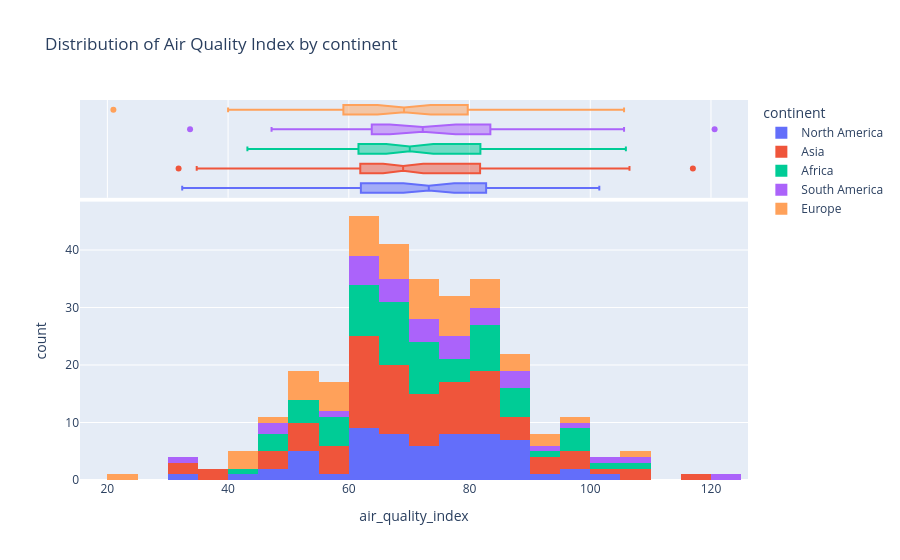

Notebook source saved alongside this figure:
### Code cell
px.histogram(df,x='air_quality_index',nbins=30,
             color='continent',
             marginal='box',
               title='Distribution of Air Quality Index by continent')

### Figure 1 — Plotly figure (JSON) as saved in the notebook; plotly's stock layout.template omitted (floating-point values rounded to 4 significant figures)
{"data": [{"bingroup": "x", "hovertemplate": "continent=North America<br>air_quality_index=%{x}<br>count=%{y}<extra></extra>", "legendgroup": "North America", "marker": {"color": "#636efa", "pattern": {"shape": ""}}, "name": "North America", "nbinsx": 30, "orientation": "v", "showlegend": true, "type": "histogram", "x": [79.7, 45.4, 63.6, 82.6, 80.1, 51.1, 61.8, 49.0, 71.7, 68.6, 89.4, 61.0, 85.9, 75.4, 76.4, 77.1, 86.9, 59.9, 86.1, 64.0, 54.8, 75.9, 62.2, 81.4, 68.7, 73.6, 68.1, 69.9, 73.3, 66.4, 82.9, 32.4, 73.2, 84.2, 68.9, 88.9, 101.5, 43.8, 79.4, 51.6, 99.3, 86.0, 84.6, 60.8, 54.1, 69.4, 82.6, 69.6, 78.1, 60.1, 88.9, 94.1, 79.0, 51.1, 61.7, 70.2, 64.8, 74.7, 84.0, 95.5], "xaxis": "x", "yaxis": "y"}, {"hovertemplate": "continent=North America<br>air_quality_index=%{x}<extra></extra>", "legendgroup": "North America", "marker": {"color": "#636efa"}, "name": "North America", "notched": true, "showlegend": false, "type": "box", "x": [79.7, 45.4, 63.6, 82.6, 80.1, 51.1, 61.8, 49.0, 71.7, 68.6, 89.4, 61.0, 85.9, 75.4, 76.4, 77.1, 86.9, 59.9, 86.1, 64.0, 54.8, 75.9, 62.2, 81.4, 68.7, 73.6, 68.1, 69.9, 73.3, 66.4, 82.9, 32.4, 73.2, 84.2, 68.9, 88.9, 101.5, 43.8, 79.4, 51.6, 99.3, 86.0, 84.6, 60.8, 54.1, 69.4, 82.6, 69.6, 78.1, 60.1, 88.9, 94.1, 79.0, 51.1, 61.7, 70.2, 64.8, 74.7, 84.0, 95.5], "xaxis": "x2", "yaxis": "y2"}, {"bingroup": "x", "hovertemplate": "continent=Asia<br>air_quality_index=%{x}<br>count=%{y}<extra></extra>", "legendgroup": "Asia", "marker": {"color": "#EF553B", "pattern": {"shape": ""}}, "name": "Asia", "nbinsx": 30, "orientation": "v", "showlegend": true, "type": "histogram", "x": [36.5, 70.1, 72.2, 67.5, 39.7, 69.1, 82.7, 62.3, 52.5, 70.3, 67.0, 61.5, 77.8, 50.2, 65.3, 31.8, 94.0, 66.9, 88.7, 72.1, 76.6, 82.9, 53.9, 82.6, 64.7, 76.0, 77.3, 79.8, 68.3, 106.5, 64.9, 82.6, 60.4, 50.7, 77.6, 56.9, 86.8, 97.4, 72.9, 87.4, 65.2, 60.8, 56.4, 83.3, 74.3, 80.7, 71.8, 71.9, 58.3, 75.4, 56.2, 84.9, 64.8, 80.9, 102.3, 60.7, 74.9, 98.3, 34.8, 65.1, 77.5, 60.5, 80.1, 117.0, 47.2, 86.5, 45.6, 56.2, 63.4, 63.3, 68.9, 97.6, 92.0, 105.1, 63.8, 75.0, 64.9, 63.7, 65.3, 63.1, 54.9, 65.1, 49.2, 94.0, 83.9, 62.3, 82.9, 65.8], "xaxis": "x", "yaxis": "y"}, {"hovertemplate": "continent=Asia<br>air_quality_index=%{x}<extra></extra>", "legendgroup": "Asia", "marker": {"color": "#EF553B"}, "name": "Asia", "notched": true, "showlegend": false, "type": "box", "x": [36.5, 70.1, 72.2, 67.5, 39.7, 69.1, 82.7, 62.3, 52.5, 70.3, 67.0, 61.5, 77.8, 50.2, 65.3, 31.8, 94.0, 66.9, 88.7, 72.1, 76.6, 82.9, 53.9, 82.6, 64.7, 76.0, 77.3, 79.8, 68.3, 106.5, 64.9, 82.6, 60.4, 50.7, 77.6, 56.9, 86.8, 97.4, 72.9, 87.4, 65.2, 60.8, 56.4, 83.3, 74.3, 80.7, 71.8, 71.9, 58.3, 75.4, 56.2, 84.9, 64.8, 80.9, 102.3, 60.7, 74.9, 98.3, 34.8, 65.1, 77.5, 60.5, 80.1, 117.0, 47.2, 86.5, 45.6, 56.2, 63.4, 63.3, 68.9, 97.6, 92.0, 105.1, 63.8, 75.0, 64.9, 63.7, 65.3, 63.1, 54.9, 65.1, 49.2, 94.0, 83.9, 62.3, 82.9, 65.8], "xaxis": "x2", "yaxis": "y2"}, {"bingroup": "x", "hovertemplate": "continent=Africa<br>air_quality_index=%{x}<br>count=%{y}<extra></extra>", "legendgroup": "Africa", "marker": {"color": "#00cc96", "pattern": {"shape": ""}}, "name": "Africa", "nbinsx": 30, "orientation": "v", "showlegend": true, "type": "histogram", "x": [58.4, 45.0, 61.6, 55.8, 78.5, 100.1, 71.1, 58.8, 56.0, 64.2, 53.9, 69.7, 86.4, 76.4, 96.6, 60.7, 86.0, 66.0, 51.7, 86.0, 81.8, 72.6, 84.8, 67.8, 60.9, 69.1, 68.7, 63.9, 91.9, 97.5, 67.6, 49.3, 83.1, 67.8, 78.2, 71.7, 61.7, 65.5, 74.1, 56.2, 77.9, 99.4, 52.8, 64.5, 60.4, 72.1, 43.2, 83.9, 80.3, 74.8, 82.6, 70.5, 47.3, 87.3, 67.5, 80.3, 68.3, 105.9, 86.5, 72.9, 53.5, 64.8, 80.1, 95.1, 67.9, 70.8], "xaxis": "x", "yaxis": "y"}, {"hovertemplate": "continent=Africa<br>air_quality_index=%{x}<extra></extra>", "legendgroup": "Africa", "marker": {"color": "#00cc96"}, "name": "Africa", "notched": true, "showlegend": false, "type": "box", "x": [58.4, 45.0, 61.6, 55.8, 78.5, 100.1, 71.1, 58.8, 56.0, 64.2, 53.9, 69.7, 86.4, 76.4, 96.6, 60.7, 86.0, 66.0, 51.7, 86.0, 81.8, 72.6, 84.8, 67.8, 60.9, 69.1, 68.7, 63.9, 91.9, 97.5, 67.6, 49.3, 83.1, 67.8, 78.2, 71.7, 61.7, 65.5, 74.1, 56.2, 77.9, 99.4, 52.8, 64.5, 60.4, 72.1, 43.2, 83.9, 80.3, 74.8, 82.6, 70.5, 47.3, 87.3, 67.5, 80.3, 68.3, 105.9, 86.5, 72.9, 53.5, 64.8, 80.1, 95.1, 67.9, 70.8], "xaxis": "x2", "yaxis": "y2"}, {"bingroup": "x", "hovertemplate": "continent=South America<br>air_quality_index=%{x}<br>count=%{y}<extra></extra>", "legendgroup": "South America", "marker": {"color": "#ab63fa", "pattern": {"shape": ""}}, "name": "South America", "nbinsx": 30, "orientation": "v", "showlegend": true, "type": "histogram", "x": [60.1, 59.6, 70.0, 72.4, 79.2, 81.9, 81.0, 63.5, 60.0, 49.1, 120.6, 33.7, 94.7, 69.1, 85.0, 87.9, 68.1, 79.4, 105.6, 101.4, 80.4, 63.4, 79.4, 76.9, 69.9, 47.2, 96.7, 64.1, 69.6, 72.1, 88.1, 71.9], "xaxis": "x", "yaxis": "y"}, {"hovertemplate": "continent=South America<br>air_quality_index=%{x}<extra></extra>", "legendgroup": "South America", "marker": {"color": "#ab63fa"}, "name": "South America", "notched": true, "showlegend": false, "type": "box", "x": [60.1, 59.6, 70.0, 72.4, 79.2, 81.9, 81.0, 63.5, 60.0, 49.1, 120.6, 33.7, 94.7, 69.1, 85.0, 87.9, 68.1, 79.4, 105.6, 101.4, 80.4, 63.4, 79.4, 76.9, 69.9, 47.2, 96.7, 64.1, 69.6, 72.1, 88.1, 71.9], "xaxis": "x2", "yaxis": "y2"}, {"bingroup": "x", "hovertemplate": "continent=Europe<br>air_quality_index=%{x}<br>count=%{y}<extra></extra>", "legendgroup": "Europe", "marker": {"color": "#FFA15A", "pattern": {"shape": ""}}, "name": "Europe", "nbinsx": 30, "orientation": "v", "showlegend": true, "type": "histogram", "x": [75.4, 56.0, 56.4, 96.8, 40.0, 90.0, 77.1, 59.1, 21.0, 42.7, 69.7, 70.3, 72.5, 64.0, 80.7, 81.9, 64.5, 80.1, 54.7, 105.6, 67.0, 45.2, 61.6, 52.1, 81.1, 72.3, 63.7, 79.9, 56.3, 75.9, 54.5, 71.6, 90.6, 88.5, 73.7, 78.5, 83.0, 74.6, 61.6, 50.1, 68.5, 44.4, 86.4, 62.5, 67.6, 78.0, 61.1, 87.2, 79.7, 72.7, 67.3, 68.6, 51.2, 59.6], "xaxis": "x", "yaxis": "y"}, {"hovertemplate": "continent=Europe<br>air_quality_index=%{x}<extra></extra>", "legendgroup": "Europe", "marker": {"color": "#FFA15A"}, "name": "Europe", "notched": true, "showlegend": false, "type": "box", "x": [75.4, 56.0, 56.4, 96.8, 40.0, 90.0, 77.1, 59.1, 21.0, 42.7, 69.7, 70.3, 72.5, 64.0, 80.7, 81.9, 64.5, 80.1, 54.7, 105.6, 67.0, 45.2, 61.6, 52.1, 81.1, 72.3, 63.7, 79.9, 56.3, 75.9, 54.5, 71.6, 90.6, 88.5, 73.7, 78.5, 83.0, 74.6, 61.6, 50.1, 68.5, 44.4, 86.4, 62.5, 67.6, 78.0, 61.1, 87.2, 79.7, 72.7, 67.3, 68.6, 51.2, 59.6], "xaxis": "x2", "yaxis": "y2"}], "layout": {"barmode": "relative", "legend": {"title": {"text": "continent"}, "tracegroupgap": 0}, "title": {"text": "Distribution of Air Quality Index by continent"}, "xaxis": {"anchor": "y", "domain": [0, 1], "title": {"text": "air_quality_index"}}, "xaxis2": {"anchor": "y2", "domain": [0, 1], "matches": "x", "showgrid": true, "showticklabels": false}, "yaxis": {"anchor": "x", "domain": [0, 0.7326], "title": {"text": "count"}}, "yaxis2": {"anchor": "x2", "domain": [0.7426, 1], "matches": "y2", "showgrid": false, "showline": false, "showticklabels": false, "ticks": ""}}}
